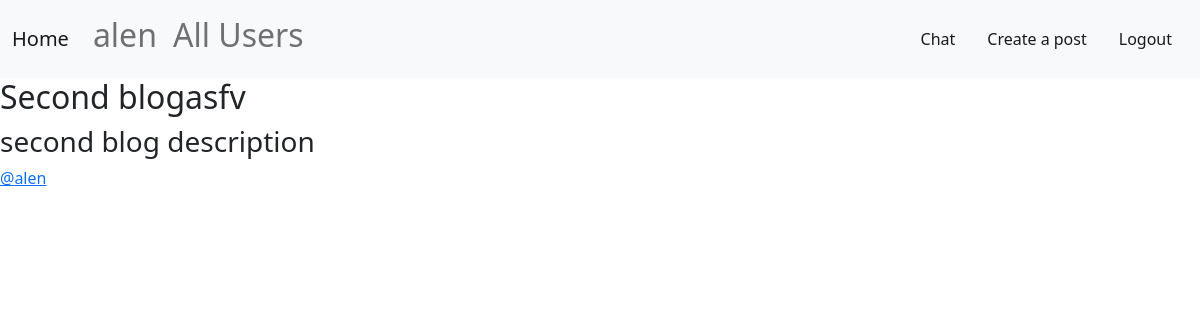
/ (signed in), run on an earlier commit of the app's database.
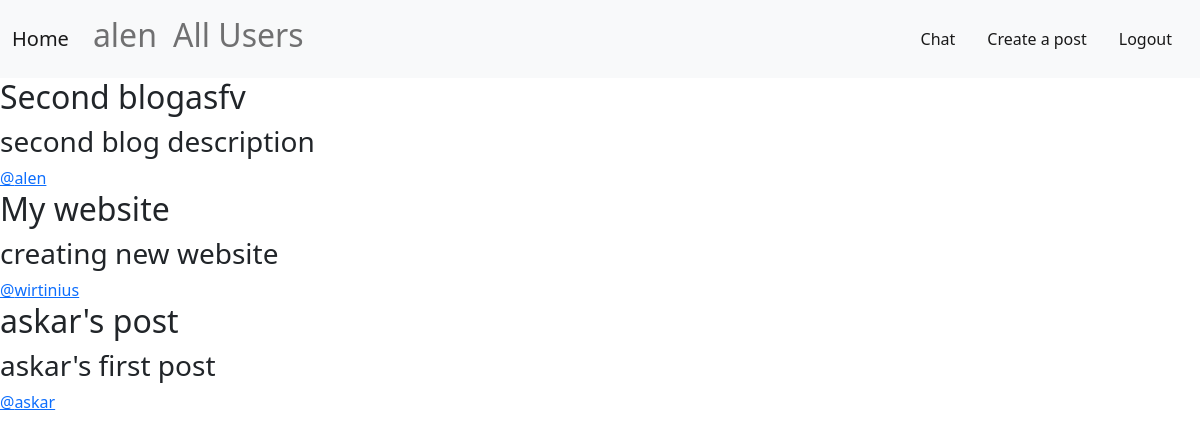
And on a later commit of the database.
### SocialMedia/models.py (models this page shows, shortened)
class Post(models.Model):
    user = models.ForeignKey(User, on_delete=models.CASCADE)
    post_name = models.CharField(max_length=30)
    post_description = models.TextField()

class User(AbstractUser):
    first_name = models.CharField(max_length=30)
    second_name = models.CharField(max_length=30)
    bio_info = models.TextField(null=True, blank=True)
    follower = models.ManyToManyField('self', symmetrical=False, related_name='user_follower', null=True)
    following = models.ManyToManyField('self', symmetrical=False, related_name='user_following', null=True)
    def __str__(self):
        return self.username

### SocialMedia/views.py (the view)
# urls.py: path("", home, name="home"),
def home(request):
    user = request.user
    posts = Post.objects.all()
    context = {
        'posts': posts,
    }
    if user.is_authenticated:
        posts = Post.objects.all()
        followings = user.following.all()
        context = {
            'posts': posts,
            'followings': followings,
                   }
    return render(request, "SocialMedia/home.html", context=context)

### SocialMedia/templates/SocialMedia/home.html (shortened to what this page needs)
{% extends 'SocialMedia/base.html' %}
{% block content %}
{% for post in request.user.post_set.all %}
    <h2>{{post.post_name}}</h2>
    <h3>{{post.post_description}}</h3>
    <a href="{% url 'user-post' post.user.id %}">@{{post.user}}</a>
{% endfor %}
{% if user.is_authenticated %}
    {% for following in followings %}
        {% for post in following.post_set.all %}
            <h2>{{post.post_name}}</h2>
            <h3>{{post.post_description}}</h3>
            <a href="{% url 'user-post' post.user.id %}">@{{post.user}}</a>
        {% endfor %}
    {% endfor %}
{% else %}
    {% for post in posts %}
            <h2>{{post.post_name}}</h2>
            <h3>{{post.post_description}}</h3>
            <a href="{% url 'user-post' post.user.id %}">@{{post.user}}</a>
        {% endfor %}
{% endif %}
{% endblock %}

What changed in the data, as far as the page shows it:
now on this page (row unchanged): Post: post_name "My website", post_description "creating new website", user "wirtinius"
added Post: post_name "askar's post", post_description "askar's first post", user "askar"
